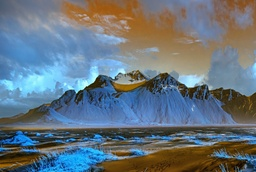
#> input picture mountains.jpg, 256 x 172 px, shrunk from 1144 x 768 before the run
$ jupyter execute notebook.ipynb
#> lines starting #> are read from the running program, lines starting #| are printed output that depends on the picture
# Libraries import

[cell 1]
import numpy as np
import matplotlib.pyplot as plt
import seaborn as sns

[cell 2]
from sklearn.cluster import KMeans
from sklearn.cluster import DBSCAN

[cell 3]
import cv2 as cv

# Data import

[cell 4]
mountain_img = cv.imread('mountains.jpg', cv.IMREAD_COLOR_RGB)
#> mountain_img is the input picture: shape (172, 256, 3); mean B, G, R 126.2, 116.1, 102.6

# Data Visualize

[cell 5]
plt.imshow(mountain_img)

# Data Preprocessing

[cell 6]
mountain_img_scaled = mountain_img /255

[cell 7]
mountain_img_scaled.shape
#> Out = (172, 256, 3)

[cell 8]
PIXELS_LIST_SHAPE = (mountain_img_scaled.shape[0] * mountain_img_scaled.shape[1], mountain_img_scaled.shape[2])
#> PIXELS_LIST_SHAPE = (44032, 3)

mountain_img_pixels = mountain_img_scaled.reshape( PIXELS_LIST_SHAPE)
mountain_img_pixels.shape
#> Out = (44032, 3)

# K-means

[cell 9]
N_CLUSTERS = 5
RANDOM_STATE = 41

[cell 10]
kmeans_img = KMeans(
    n_clusters=N_CLUSTERS,
    random_state=RANDOM_STATE,
)

[cell 11]
mountain_img_scaled.shape
#> Out = (172, 256, 3)

[cell 12]
kmeans_img.fit(mountain_img_pixels)

[cell 13]
mountain_img_pixels_cluters =  kmeans_img.predict(mountain_img_pixels)

[cell 14]
mountain_img_pixels_cluters

[cell 15]
mountain_img_pixels_tuned = kmeans_img.cluster_centers_[ mountain_img_pixels_cluters, : ]

[cell 16]
mountain_img_pixels_tuned

[cell 17]
mountain_img_tuned = mountain_img_pixels_tuned.reshape(mountain_img_scaled.shape)
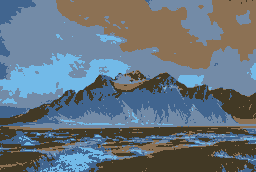
#> mountain_img_tuned: shape (172, 256, 3) float64; mean B, G, R 0.495, 0.455, 0.402

[cell 18]
plt.figure(figsize=(20,10))

plt.subplot(1,2,1)
plt.title('Before k-means')
plt.imshow(mountain_img_scaled)

plt.subplot(1,2,2)
plt.title(f'After k-means(k={N_CLUSTERS})')
plt.imshow(mountain_img_tuned)
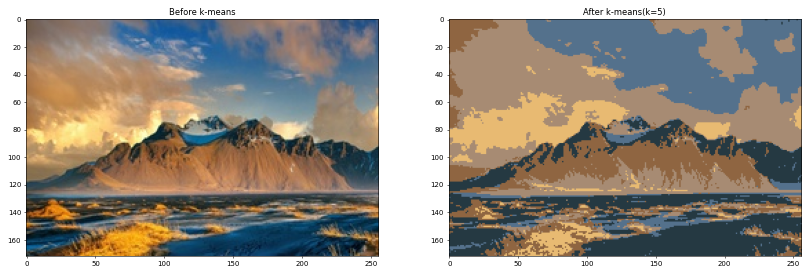
#> figure drawn by matplotlib, 2 panels; B, G, R data is drawn as R, G, B

# DBSCAN

[cell 19]
EPSILON = 0.005
MIN_SAMPLES = 5
SAMPLE_FACTOR = 1

[cell 20]
dbscan_img = DBSCAN(
    eps=EPSILON,
    min_samples=MIN_SAMPLES,
)

[cell 21]
mountain_img_pixels_cluters_2 =  dbscan_img.fit_predict(mountain_img_pixels[::SAMPLE_FACTOR])

[cell 22]
mountain_img_pixels_cluters_2 = np.repeat(mountain_img_pixels_cluters_2, SAMPLE_FACTOR  )

Replace outliers with cluster no 0

[cell 23]
mountain_img_pixels_cluters_2[ mountain_img_pixels_cluters_2 == -1 ] = 0

[cell 24]
unique_clusters = np.unique(mountain_img_pixels_cluters_2)
#> unique_clusters = 973 values from 0 to 972

mountain_img_pixels_tuned_2 = np.copy(mountain_img_pixels)

for cluster_no in unique_clusters:
    bool_cond = mountain_img_pixels_cluters_2 ==  cluster_no
    color = np.mean(mountain_img_pixels[bool_cond ], axis=0)
    mountain_img_pixels_tuned_2[ bool_cond ] = color
#> this loop made 973 passes
#> color on passes 1 to 3: [0.494, 0.452, 0.395], [0.435, 0.361, 0.304], [0.439, 0.365, 0.308]

[cell 25]
mountain_img_tuned_2 = mountain_img_pixels_tuned_2.reshape(mountain_img_scaled.shape)
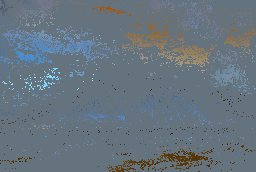
#> mountain_img_tuned_2: shape (172, 256, 3) float64; mean B, G, R 0.495, 0.455, 0.402

[cell 26]
plt.figure(figsize=(20,10))

plt.subplot(1,2,1)
plt.title('Before DBSCAN')
plt.imshow(mountain_img_scaled)

plt.subplot(1,2,2)
plt.title(f'After DBSCAN(eps={EPSILON}, min-samples={MIN_SAMPLES})')
plt.imshow(mountain_img_tuned_2)
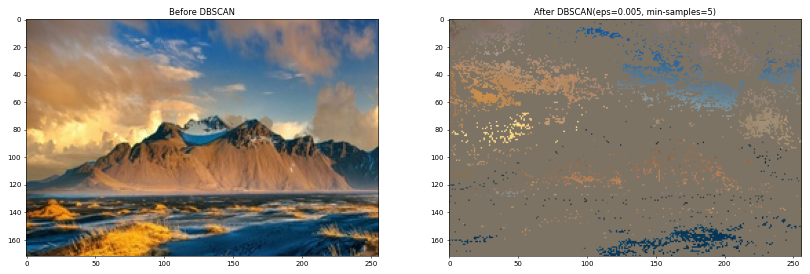
#> figure drawn by matplotlib, 2 panels; B, G, R data is drawn as R, G, B
